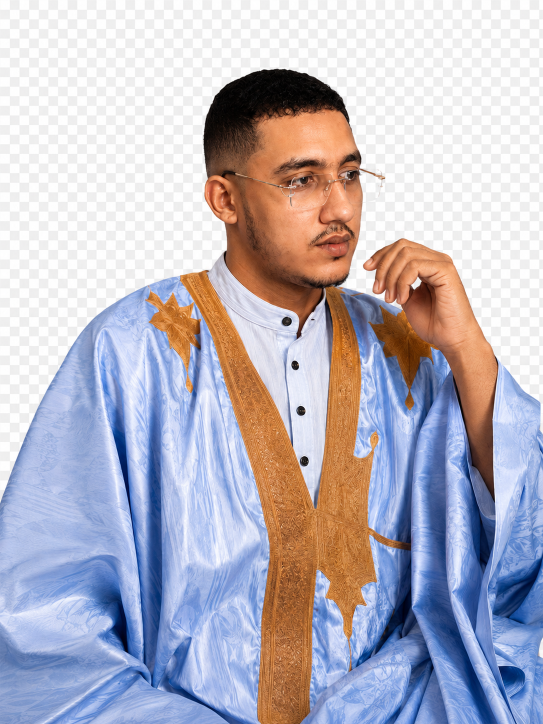
#> input picture production/hero/source/person-hand.png, 1086 x 1448 px (shown at 1/2 size)
$ python make-cutout.py
#> lines starting #> are read from the running program, lines starting #| are printed output that depends on the picture; after the words box and inside, x2 and y2 are one past the last pixel; in counts of white or black regions, pixels touching at a corner belong together
from collections import deque
from pathlib import Path

import numpy as np
from PIL import Image, ImageFilter


SOURCE = Path(__file__).parent / "source" / "person-hand.png"
OUTPUT = Path(__file__).parent / "source" / "person-hand-cutout.png"


def main() -> None:
    image = Image.open(SOURCE).convert("RGB")
#> image is the input picture: PIL image 1086x1448 RGB; mean R, G, B 185.5, 182, 193.8
    pixels = np.asarray(image)

    brightest = pixels.max(axis=2)
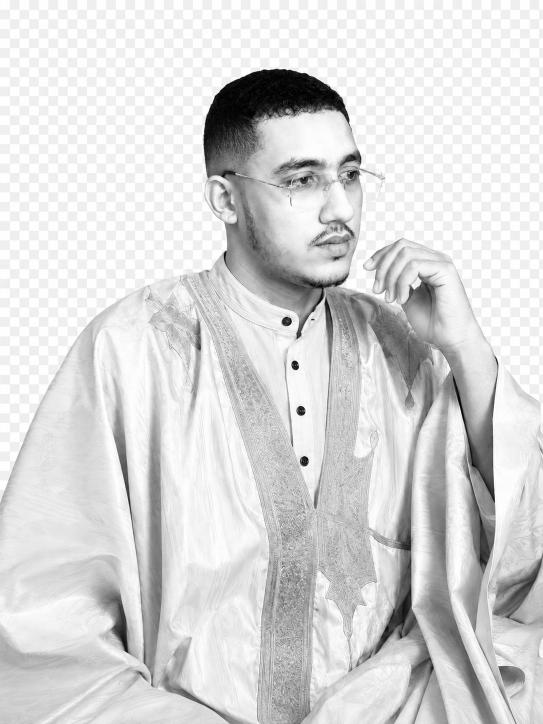
#> brightest: shape (1448, 1086) (shown at 1/2 size); min 0, max 255, mean 215
    darkest = pixels.min(axis=2)
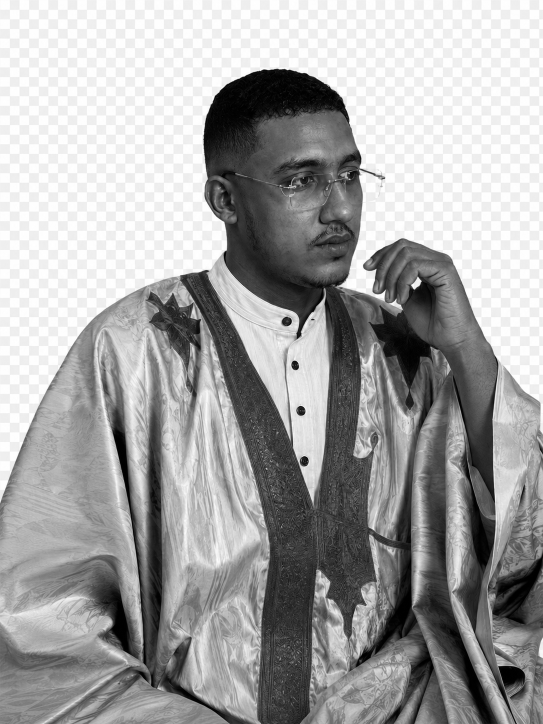
#> darkest: shape (1448, 1086) (shown at 1/2 size); min 0, max 255, mean 164.2
    neutral_bright = (darkest >= 224) & ((brightest - darkest) <= 18)
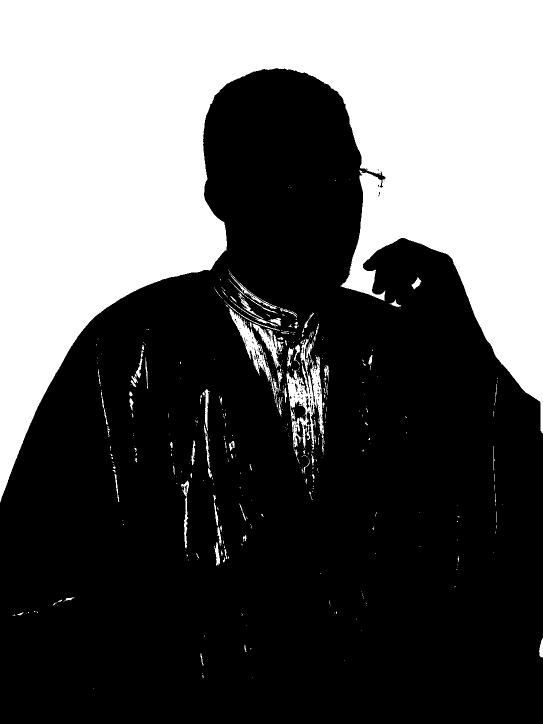
#> neutral_bright: shape (1448, 1086) bool (shown at 1/2 size); 36.5% white; 454 white regions (365 under 20 px), largest, box (x1, y1, x2, y2) and area: (0, 0, 1086, 1005) 554339, (573, 677, 649, 905) 6322, (458, 616, 551, 806) 2757

    height, width = neutral_bright.shape
#> height = 1448; width = 1086
    background = np.zeros((height, width), dtype=np.uint8)
    queue: deque[tuple[int, int]] = deque()

    def seed(y: int, x: int) -> None:
        if neutral_bright[y, x] and not background[y, x]:
            background[y, x] = 1
            queue.append((y, x))

    for x in range(width):
        seed(0, x)
        seed(height - 1, x)
    for y in range(height):
        seed(y, 0)
        seed(y, width - 1)

    while queue:
        y, x = queue.popleft()
        if y and neutral_bright[y - 1, x] and not background[y - 1, x]:
            background[y - 1, x] = 1
            queue.append((y - 1, x))
        if y + 1 < height and neutral_bright[y + 1, x] and not background[y + 1, x]:
            background[y + 1, x] = 1
            queue.append((y + 1, x))
        if x and neutral_bright[y, x - 1] and not background[y, x - 1]:
            background[y, x - 1] = 1
            queue.append((y, x - 1))
        if x + 1 < width and neutral_bright[y, x + 1] and not background[y, x + 1]:
            background[y, x + 1] = 1
            queue.append((y, x + 1))
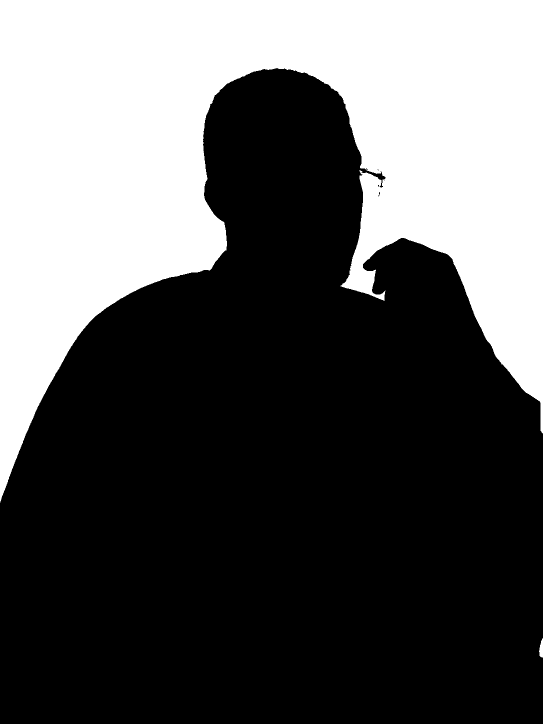
#> background: shape (1448, 1086) (shown at 1/2 size); values 0 (black) and 1 (white), 35.3% white; 2 white regions, box (x1, y1, x2, y2) and area: (0, 0, 1086, 1005) 554339, (1078, 1276, 1086, 1315) 213

    alpha = Image.fromarray((255 - background * 255).astype(np.uint8), "L")
    alpha = alpha.filter(ImageFilter.MinFilter(3)).filter(ImageFilter.GaussianBlur(0.8))
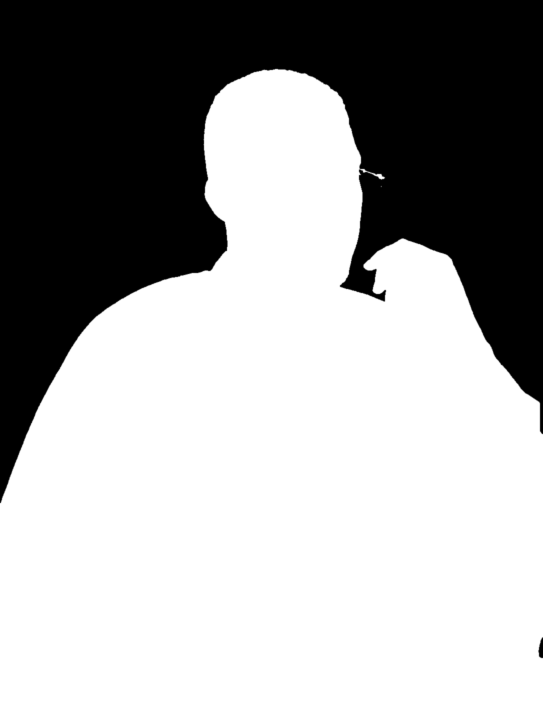
#> alpha: PIL image 1086x1448 L (shown at 1/2 size); min 0, max 255, mean 164.5

    rgba = image.convert("RGBA")
    rgba.putalpha(alpha)
    rgba.save(OUTPUT, optimize=True)
    print(OUTPUT)


if __name__ == "__main__":
    main()

$ run again, with production/hero/source/person-front.png copied over production/hero/source/person-hand.png
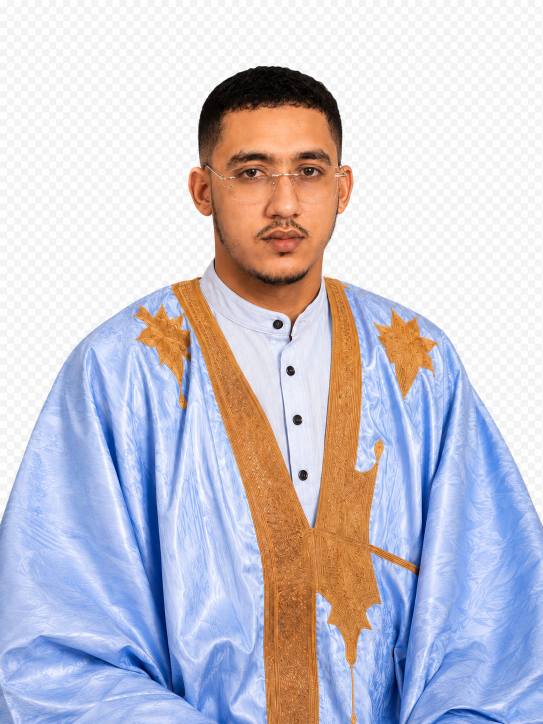
#> input picture production/hero/source/person-front.png, 1086 x 1448 px (shown at 1/2 size)
#> in main, image is the input picture: PIL image 1086x1448 RGB; mean R, G, B 200.8, 197.8, 209.3
#> in main, `neutral_bright = (darkest >= 224) & ((brightest - darkest) <= 18)`:
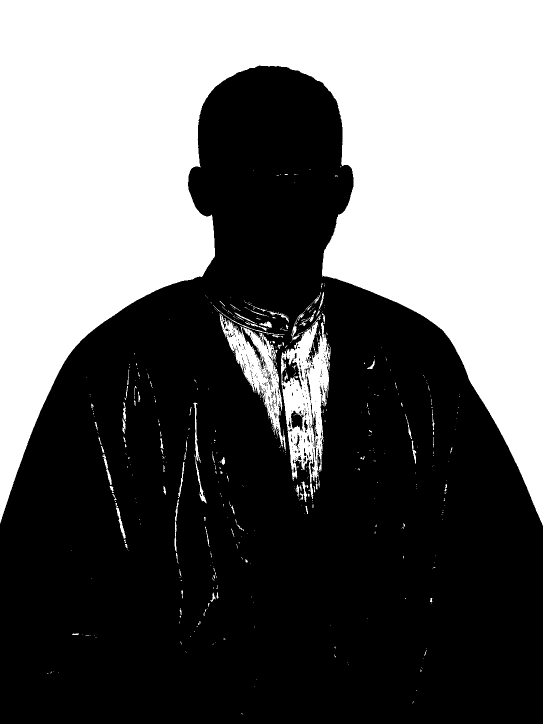
#> neutral_bright: shape (1448, 1086) bool (shown at 1/2 size); 41.4% white; 547 white regions (466 under 20 px), largest, box (x1, y1, x2, y2) and area: (0, 0, 1086, 1051) 617577, (562, 629, 661, 998) 16572, (438, 627, 572, 902) 9504
#> in main, `alpha = alpha.filter(ImageFilter.MinFilter(3)).filter(ImageFilter.Gaus..`:
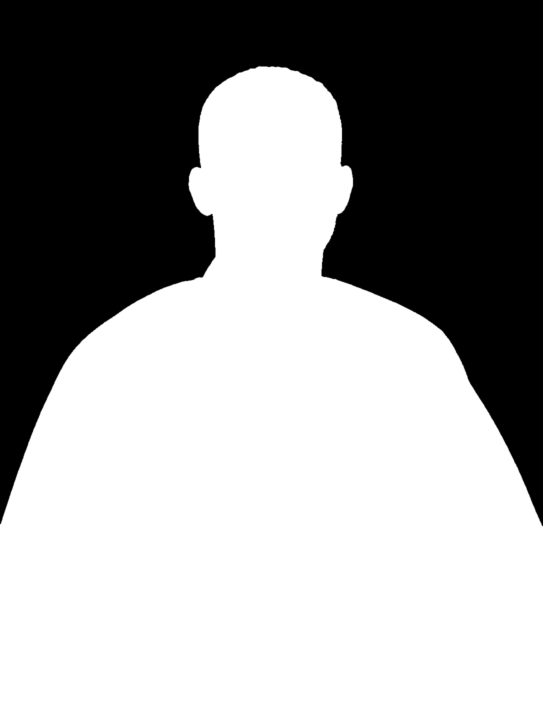
#> alpha: PIL image 1086x1448 L (shown at 1/2 size); min 0, max 255, mean 154.3
